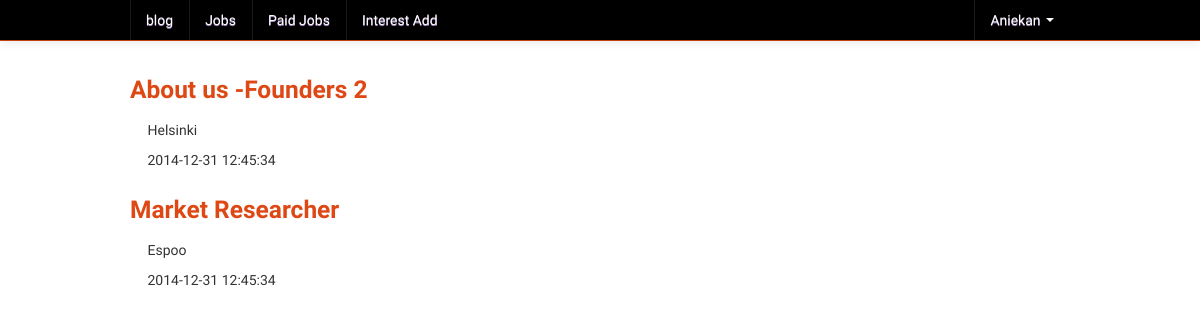
Screenshot of /thesis/ (signed in) with the database file from the repository.
### Intern_reg/models.py (models this page shows, shortened)
class User(Base):
    __tablename__ = 'user'
    id = Column(Integer, primary_key=True)
    created = Column(DateTime, default=datetime.now)
    modified = Column(DateTime, default=datetime.now, onupdate=datetime.now)
    name = Column('name', String(200))
    email = Column(String(100), unique=True, nullable=False)
    active = Column(Boolean, default=True)
    admin = Column(Boolean, default=False)
    role = Column(Integer, default=ROLE_COMPANY_FREE)
    _password = Column('password', String(100))
    def _get_password(self):
        return self._password
    def _set_password(self, password):
        if password:
            password = password.strip()
        self._password = generate_password_hash(password)
    password_descriptor = property(_get_password, _set_password)
    password = synonym('_password', descriptor=password_descriptor)
    def is_authenticated(self):
        return True

class Thesis(Base):
    __tablename__ = 'Thesis'
    id = Column(Integer, primary_key=True)
    created = Column(DateTime, default=datetime.now)
    modified = Column(DateTime, default=datetime.now, onupdate=datetime.now)
    user_id = Column(Integer, ForeignKey('user.id'), nullable=False)
    user = relationship(User, lazy='joined', join_depth=1, viewonly=True)
    title = Column(String(255))
    research_topic = Column(String(255))
    company = Column(Text)
    description = Column(Text)
    location = Column(String(255))
    website = Column(String(255))
    academic_level = Column(String(255))
    pub_date = Column(DateTime, nullable=False)

### Intern_reg/app.py (the view)
@app.route('/thesis/')
def thesis_list():
    appts = (db.session.query(Thesis)
             .filter_by(user_id=current_user.id)
             .order_by(Thesis.pub_date.asc()).all())
    return render_template('thesis/index.html', appts=appts)

### Intern_reg/app.py (called while the page is built)
@login_manager.user_loader
def load_user(user_id):
    return db.session.query(User).get(user_id)

### Intern_reg/templates/thesis/index.html (shortened to what this page needs)
{% extends 'base.html' %}
{% from 'thesis/common.html' import detail %}
{% block main %}
<div class="row">
  {% for appt in appts %}
    <div class="span12">
      {{ detail(appt, link_title=true, show_edit=false, show_description=false) }}
    </div>
  {% else %}
    <h3 class="span12">No vacancies.</h3>
  {% endfor %}
</div>
{% endblock main %}

### Intern_reg/templates/base.html (shortened to what this page needs)
<!DOCTYPE html>
<html lang="en">
  <head>
		<link href="{{ url_for('static', filename='css/some.css') }}" rel="stylesheet" type="text/css">
  </head>
  <body>
    <div id="main">
      <div class="utility-nav navbar navbar-fixed-top">
        <div class="navbar-inner">
          <div class="container">
		    <ul class="nav">
		    <li><a href="{{ url_for('blog_list') }}">blog</A></li>
		    <li><a href="{{ url_for('unpaid_list') }}">Jobs</A></li>
		    <li><a href="{{ url_for('paid_list') }}">Paid Jobs</A></li>
			<li><a href="{{ url_for('interest_create') }}">Interest Add</A></li>
            </ul>
            {% if current_user.is_authenticated() %}
            <ul class="nav pull-right">
              <li class="dropdown">
                <a href="#" class="dropdown-toggle" data-toggle="dropdown">{{ current_user.name }} <b class="caret"></b></a>
              </li>
            </ul>
            {% else %}
            <ul class="nav pull-right">
              <li><a href="{{ url_for('login') }}">Login</a></li>
              <li><a href="{{ url_for('register') }}">Register</a></li>
            </ul>
            {% endif %}
          </div>
        </div>
      </div>
      <div class="content container">
        {% block main %}{% endblock main %}
      </div>
    </div>
  </body>
</html>

### Intern_reg/templates/thesis/common.html (shortened to what this page needs)
{% macro detail(appt, link_title=false, show_edit=true, show_description=true) %}
  <div class="appointment-detail">
    {% if link_title %}
      <h3><a href="{{ url_for('paid_detail', paid_id=appt.id) }}">{{ appt.title or '(untitled)' }}</a></h3>
    {% else %}
      <h3>{{ appt.title or '(untitled)' }}</h3>
    {% endif %}
    {% if appt.location %}<p><i class="icon-home"></i> {{ appt.location }}</p>{% endif %}
    {% if appt.allday %}
      <p><i class="icon-calendar"></i> {{ appt.pub_date }}</p>
    {% else %}
      <p><i class="icon-calendar"></i> {{ appt.pub_date }}</p>
    {% endif %}
  </div>
{% endmacro %}

### Intern_reg/templates/base.html (style rules this page uses)
.content { margin-top: 60px; }
.navbar .nav > li > a { color: #FFFFFF; float: none; padding: 10px 15px; text-decoration: none; text-shadow: 0 1px 0 #9E7EBF; }
.navbar-inner { background-color: #000000; background-repeat: repeat-x; border: 1px solid #C64012; border-radius: 4px; box-shadow: 0 1px 4px rgba(0, 0, 0, 0.067); min-height: 40px; padding-left: 20px; padding-right: 20px; }

### rows the page displays
User: name "Aniekan"
Thesis: title "About us -Founders 2", location "Helsinki", pub_date "2014-12-31 12:45:34"
Thesis: title "Market Researcher", location "Espoo", pub_date "2014-12-31 12:45:34"
